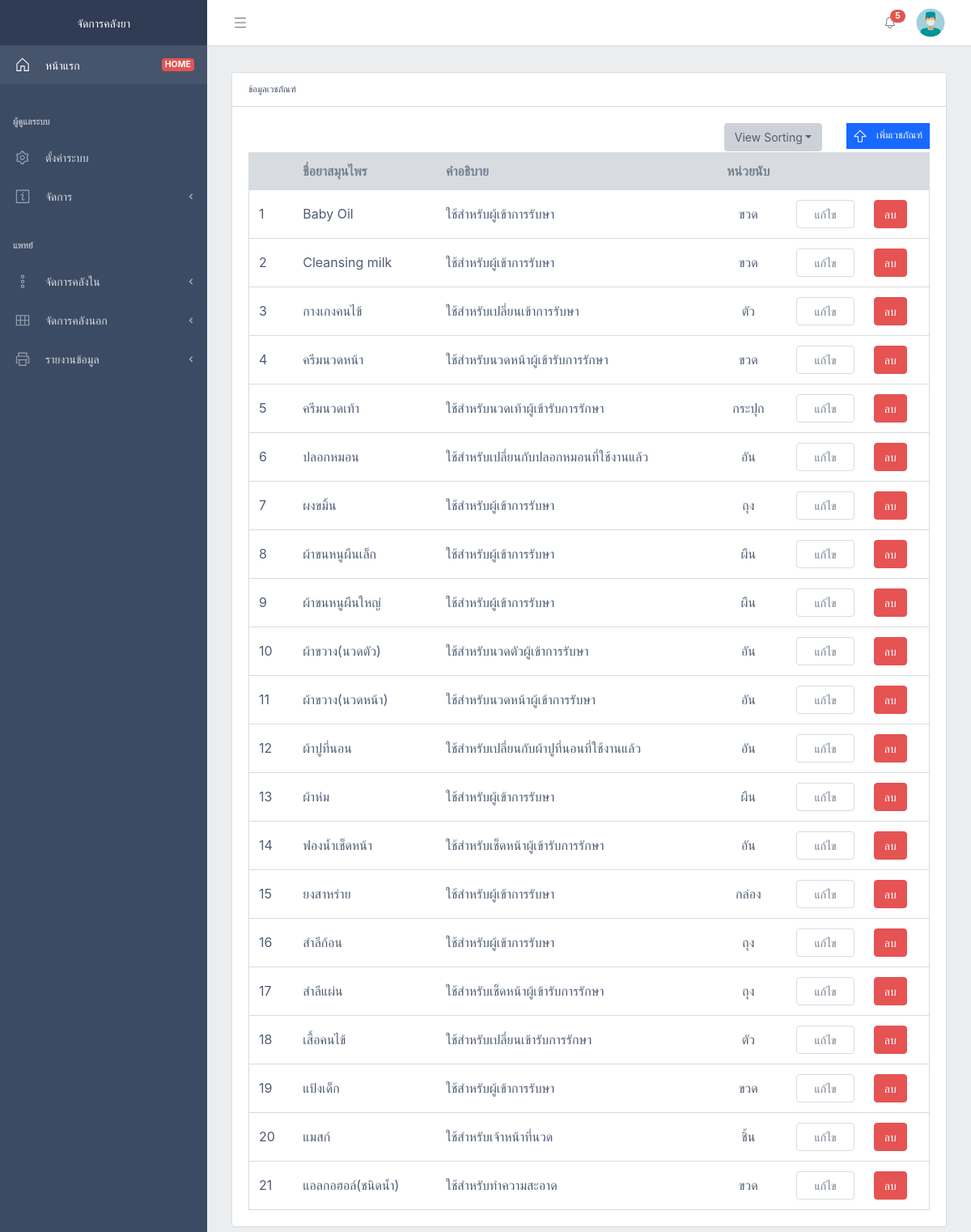
/index?p=medical-info (signed in), run on the app's committed database.
### tables this page shows
CREATE TABLE `medical_list`  (
  `Id` int(11) NOT NULL AUTO_INCREMENT,
  `Id_Counting` int(11) UNSIGNED NOT NULL,
  `Name` varchar(100) NOT NULL,
  `Desc` varchar(150) NOT NULL,
  `status` tinyint(1) NOT NULL DEFAULT 1,
  PRIMARY KEY (`Id`) USING BTREE,
  INDEX `Id_Counting`(`Id_Counting`) USING BTREE,
  CONSTRAINT `medical_list_ibfk_1` FOREIGN KEY (`Id_Counting`) REFERENCES `counting_list` (`Id`) ON DELETE RESTRICT ON UPDATE RESTRICT
);

CREATE TABLE `counting_list`  (
  `Id` int(11) UNSIGNED NOT NULL AUTO_INCREMENT,
  `Name` varchar(15) NOT NULL,
  `status` tinyint(1) NOT NULL DEFAULT 1,
  PRIMARY KEY (`Id`) USING BTREE
);

### function/kdxr_function.php (called while the page is built, shortened)
<?php
class kdxr_function {
	public function GettingMedicalInfo($sort){
		$conn = self::selfconnectDb();
		$posts = array();
		$sql = "SELECT a.Id , a.Name as Name , a.Desc as Desc_name , b.Name as Counting
				FROM medical_list a
				JOIN counting_list b on a.Id_Counting=b.Id
				WHERE a.status = 1
				ORDER BY a.Name $sort
		";
		$result = mysqli_query($conn, $sql);
		while($row = mysqli_fetch_array($result,MYSQLI_ASSOC))
		{
			$posts[] = $row;
		}
		return ['result' => $posts];
	}
	private function selfconnectDb()
	{
		$conn = mysqli_connect(HOST, USER, PASSWORD, DATABASE);
		mysqli_set_charset($conn, CHARSET);
		return $conn;
	}
}
?>

### page/medical-info.php (the view, shortened to what this page needs)
<?php include ('template/left_menu.php'); ?>
<div class="c-wrapper c-fixed-components">
<?php include ('template/top_menu.php'); ?>
 <div class="c-body">
        <main class="c-main">
          <div class="container-fluid">
            <div class="fade-in">
              <div class="row">
					<div class="col-lg-12" id="herbal">
						<div class="card">
							<div class="card-header"><small>ข้อมูลเวชภัณฑ์</small></div>
							<div class="card-body">
								<div class="row justify-content-end">
									<div class="col-md-auto dropdown">
										<button class="btn btn-secondary dropdown-toggle" id="dropdownMenu2" type="button" data-toggle="dropdown" aria-haspopup="true" aria-expanded="false">View Sorting</button>
									</div>
									<div class="col-md-auto mb-1">
										<button class="btn btn-sm btn-square btn-behance" data-toggle="modal" data-target="#addmedical" type="button">
											<svg class="c-icon mr-2">
											<use xlink:href="vendors/@coreui/icons/svg/free.svg#cil-arrow-thick-top"></use>
											</svg>
											<span>เพิ่มเวชภัณฑ์</span>
										</button>
									</div>
								</div>
								<table class="table table-responsive-sm table-hover table-outline mb-0">
									<thead class="thead-light">
									  <tr>
										<th></th>
										<th>ชื่อยาสมุนไพร</th>
										<th>คำอธิบาย</th>
										<th class="text-center">หน่วยนับ</th>
										<th></th>
										<th></th>
									  </tr>
									</thead>
									<tbody>
										<?php
											$sorting = (isset($_GET['sort'])) ? $_GET['sort'] : "";
											$result_list = $functions->GettingMedicalInfo($sorting);
											foreach ($result_list['result'] as $key=>$row)
											{
										?>
										<tr>
											<td>
											<?php echo $key+1;?>
											</td>
											<td>
												<?php echo $row['Name'];  ?>
											</td>
											<td>
												<?php
													echo $row['Desc_name'];
												?>
											</td>
											<td class="text-center">
												<?php echo $row['Counting'];   ?>
											</td>
											<td>
												<a href="index?p=medical-info&id=<?php echo $row["Id"];?>"><button class="form-control" type="button">แก้ไข</button></a>
											</td>
											<td>
												<a href="index?p=medical-info&remid=<?php echo $row["Id"];?>" onclick="return confirm('ยืนยันการลบ?')">
													<button class="btn btn-danger" type="button">
														ลบ
													</button>
												</a>
											</td>
										</tr>
										<?php
											}
										?>
									</tbody>
									</table>
							</div>
					    </div>
					</div>
            </div>
          </div>
        </main>
      </div>
	  </div>

### data on the page
medical_list: Name "Baby Oil", Desc "ใช้สำหรับผู้เข้าการรับษา", Id_Counting.Name "ขวด"
medical_list: Name "Cleansing milk", Desc "ใช้สำหรับผู้เข้าการรับษา", Id_Counting.Name "ขวด"
medical_list: Name "กางเกงคนไข้", Desc "ใช้สำหรับเปลี่ยนเข้าการรับษา", Id_Counting.Name "ตัว"
medical_list: Name "ครีมนวดหน้า", Desc "ใช้สำหรับนวดหน้าผู้เข้ารับการรักษา", Id_Counting.Name "ขวด"
medical_list: Name "ครีมนวดเท้า", Desc "ใช้สำหรับนวดเท้าผู้เข้ารับการรักษา", Id_Counting.Name "กระปุก"
medical_list: Name "ปลอกหมอน", Desc "ใช้สำหรับเปลี่ยนกับปลอกหมอนที่ใช้งานแล้ว", Id_Counting.Name "อัน"
medical_list: Name "ผงขมิ้น", Desc "ใช้สำหรับผู้เข้าการรับษา", Id_Counting.Name "ถุง"
medical_list: Name "ผ้าขนหนูผืนเล็ก", Desc "ใช้สำหรับผู้เข้าการรับษา", Id_Counting.Name "ผืน"
medical_list: Name "ผ้าขนหนูผืนใหญ่", Desc "ใช้สำหรับผู้เข้าการรับษา", Id_Counting.Name "ผืน"
medical_list: Name "ผ้าขวาง(นวดตัว)", Desc "ใช้สำหรับนวดตัวผู้เข้าการรับษา", Id_Counting.Name "อัน"
medical_list: Name "ผ้าขวาง(นวดหน้า)", Desc "ใช้สำหรับนวดหน้าผู้เข้าการรับษา", Id_Counting.Name "อัน"
medical_list: Name "ผ้าปูที่นอน", Desc "ใช้สำหรับเปลี่ยนกับผ้าปูที่นอนที่ใช้งานแล้ว", Id_Counting.Name "อัน"
medical_list: Name "ผ้าห่ม", Desc "ใช้สำหรับผู้เข้าการรับษา", Id_Counting.Name "ผืน"
medical_list: Name "ฟองน้ำเช็ดหน้า", Desc "ใช้สำหรับเช็ดหน้าผู้เข้ารับการรักษา", Id_Counting.Name "อัน"
medical_list: Name "ยงสาหร่าย", Desc "ใช้สำหรับผู้เข้าการรับษา", Id_Counting.Name "กล่อง"
medical_list: Name "สำลีก้อน", Desc "ใช้สำหรับผู้เข้าการรับษา", Id_Counting.Name "ถุง"
medical_list: Name "สำลีแผ่น", Desc "ใช้สำหรับเช็ดหน้าผู้เข้ารับการรักษา", Id_Counting.Name "ถุง"
medical_list: Name "เสื้อคนไข้", Desc "ใช้สำหรับเปลี่ยนเข้ารับการรักษา", Id_Counting.Name "ตัว"
medical_list: Name "แป้งเด็ก", Desc "ใช้สำหรับผู้เข้าการรับษา", Id_Counting.Name "ขวด"
medical_list: Name "แมสก์", Desc "ใช้สำหรับเจ้าหน้าที่นวด", Id_Counting.Name "ชิ้น"
medical_list: Name "แอลกอฮอล์(ชนิดน้ำ)", Desc "ใช้สำหรับทำความสะอาด", Id_Counting.Name "ขวด"

### other printed values
WEB_NAME "จัดการคลังยา"
IS_ADMIN "ผู้ดูแลระบบ"
MENUHEAD "จัดการ"
IS_MEDIC "แพทย์"
MENUHEAD2 "จัดการคลังใน"
MENUHEAD3 "จัดการคลังนอก"
MENUHEAD4 "รายงานข้อมูล"
sizeof($countingAlert) "5"
